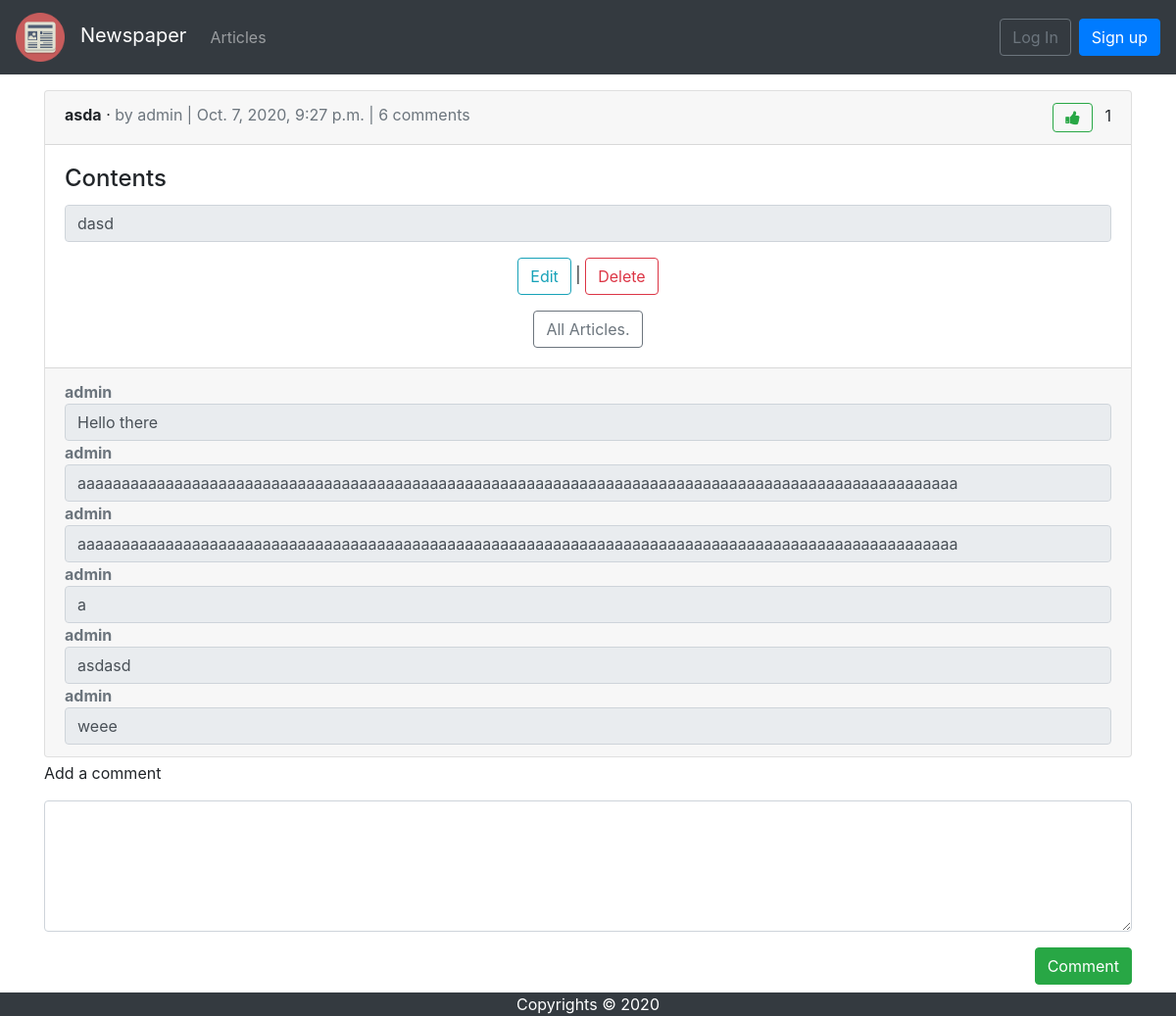
/articles/1/, run on the app's committed database.
### articles/models.py (models this page shows, shortened)
class Article(models.Model):
    title = models.CharField(max_length=255)
    body = models.TextField()
    date = models.DateTimeField(auto_now_add=True)
    author = models.ForeignKey(
        to=get_user_model(),
        on_delete=models.CASCADE
    )
    likes = models.ManyToManyField(
        to=get_user_model(),
        related_name='liked_articles',
        blank=True,
        null=True,
    )
    def get_display_rows_count(self) -> int:
        return min(MAX_ROWS_FOR_ARTICLE, len(self.body.split('\n')))
    def is_liked_by(self, user: CustomUser) -> bool:
        return self.likes.all().filter(pk=user.pk).exists()

class Comment(models.Model):
    article = models.ForeignKey(
        Article,
        on_delete=models.CASCADE,
        related_name='comments',
    )
    comment = models.CharField(max_length=500)
    author = models.ForeignKey(
        get_user_model(),
        on_delete=models.CASCADE,
    )
    def get_display_rows_count(self) -> int:
        return min(MAX_ROWS_FOR_COMMENT, len(self.comment.split('\n')))

### users/models.py (models this page shows)
class CustomUser(AbstractUser):
    age = models.PositiveIntegerField(null=True, blank=True)

### articles/views.py (the view)
# urls.py: path('<int:pk>/', ArticleDetailView.as_view(), name='article_detail'),
class ArticleDetailView(DetailView):
    model = Article
    context_object_name = 'article'
    template_name = 'article_detail.html'
    def get_context_data(self, **kwargs):
        context = super().get_context_data(**kwargs)
        context['user_liked_article'] = self.get_object().is_liked_by(user=self.request.user)
        return context

### templates/article_detail.html (shortened to what this page needs)
{% extends 'base.html' %}
{% block content %}
    <div class="card mt-3">
        <div class="card-header">
            <span class="font-weight-bold">{{ article.title }}</span> &middot;
            <span class="text-muted"> by {{ article.author }} |
                {{ article.date }} |
                    {{ article.comments.count }} comments
            </span>
            <span class="float-right">
                {% if user_liked_article %}
                    <button id="vote_btn" class="fa fa fa-thumbs-down ml-auto btn btn-outline-danger" onclick="dislike_article()"></button>
                {% else %}
                    <button id="vote_btn" class="fa fa fa-thumbs-up ml-auto btn btn-outline-success" onclick="like_article()"></button>
                {% endif %}
                <span class="ml-2" id="votes">{{ article.likes.count }}</span>
            </span>
        </div>
        <div class="card-body">
            <h4 class="card-title">Contents</h4>
            <textarea readonly rows="{{ article.get_display_rows_count }}" class="form-control card-text mb-3"
                      style="resize: none;">{{ article.body }}</textarea>
            <div class="text-center">
                <p><a class="btn btn-outline-info" href="{% url 'article_edit' article.pk %}">Edit</a> |
                    <a class="btn btn-outline-danger" href="{% url 'article_delete' article.pk %}">Delete</a></p>
                <a class="btn btn-outline-secondary" href="{% url 'article_list' %}">All Articles.</a>
            </div>
        </div>
        <div class="card-footer text-muted">
            {% for comment in article.comments.all %}
                <span class="font-weight-bold">{{ comment.author }}</span>
                <textarea readonly rows="{{ comment.get_display_rows_count }}" class="form-control card-text"
                          style="resize: none;">{{ comment.comment }}</textarea>
            {% endfor %}
        </div>
    </div>
    <form action="{% url 'comment_create' %}" method="post">
        <div class="form-group">
            <p class="form-text">Add a comment</p>
            <textarea class="form-control" name="comment" rows="5"></textarea>
            <div class="text-right">
                <button type="submit" class="btn btn-success mb-3 mt-3 ml-auto">Comment</button>
            </div>
        </div>
    </form>
{% endblock content %}

### data on the page
Article: title "asda", author "admin", date "Oct. 7, 2020, 9:27 p.m.", comments.count "6", likes.count "1", get_display_rows_count "dasd"
Comment: author "admin", get_display_rows_count "Hello there"
Comment: author "admin", get_display_rows_count "aaaaaaaaaaaaaaaaaaaaaaaaaaaaaaaaaaaaaaaaaaaaaaaaaaaaaaaaaaaaaaaaaaaaaaaaaaaaaaaaaaaaaaaaaaaaaaaaaaaa"
Comment: author "admin", get_display_rows_count "aaaaaaaaaaaaaaaaaaaaaaaaaaaaaaaaaaaaaaaaaaaaaaaaaaaaaaaaaaaaaaaaaaaaaaaaaaaaaaaaaaaaaaaaaaaaaaaaaaaa"
Comment: author "admin", get_display_rows_count "a"
Comment: author "admin", get_display_rows_count "asdasd"
Comment: author "admin", get_display_rows_count "weee"
